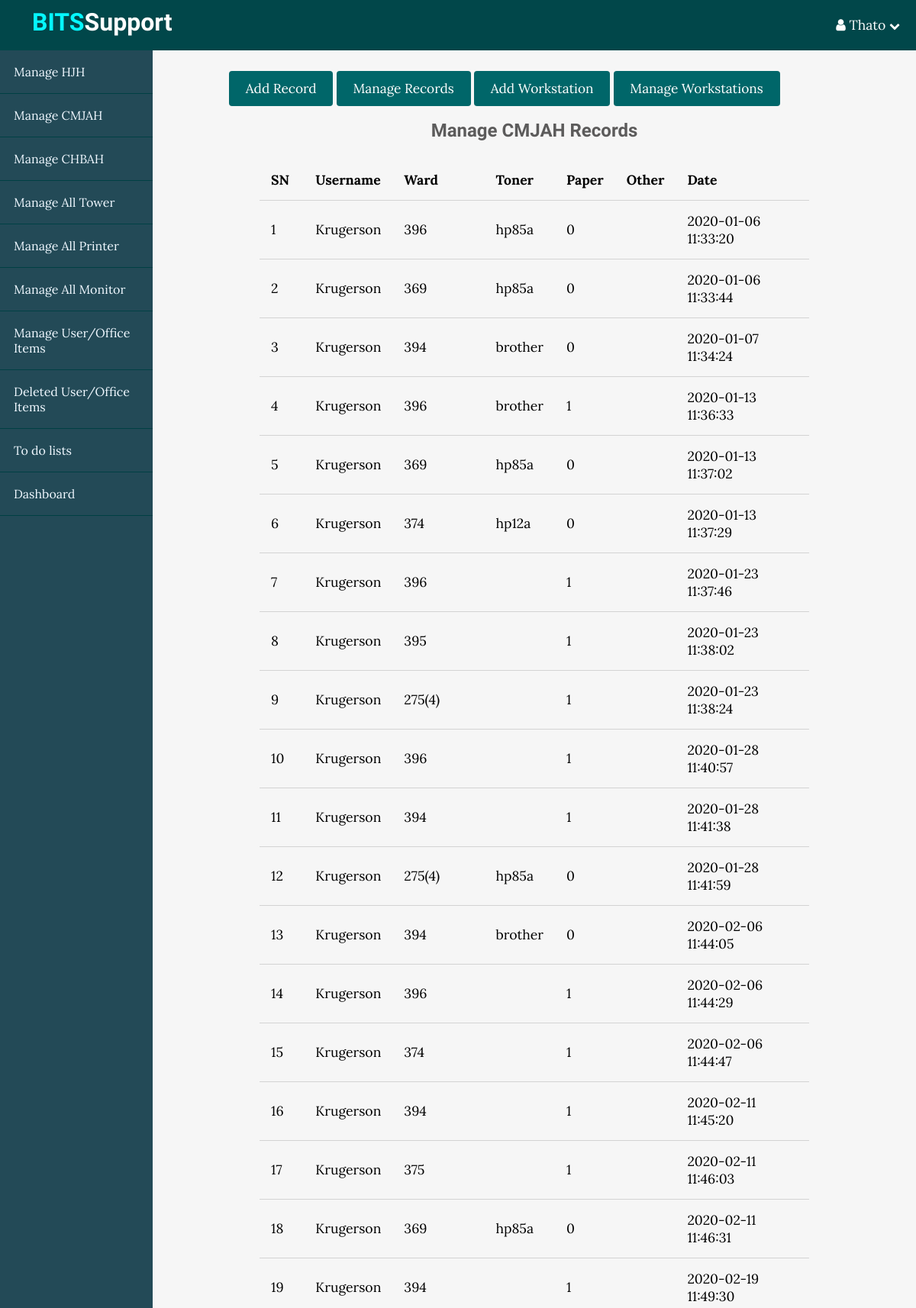
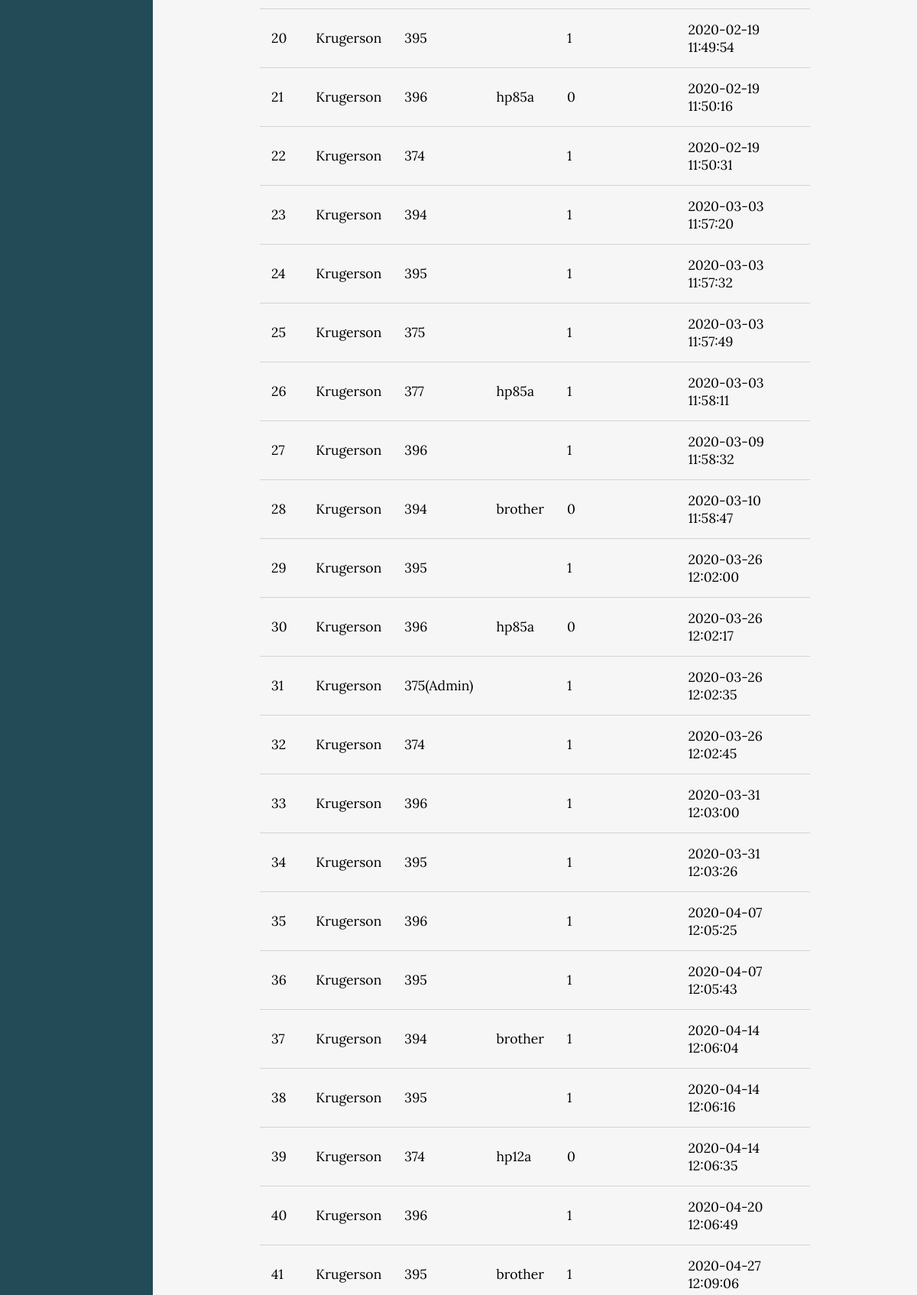
The page /BITS/usersCMJAHindex.php (signed in, upper part) on the database its author committed (2 pictures, top to bottom).
### tables this page shows
CREATE TABLE `cmjah` (
  `id` int(11) NOT NULL,
  `username` varchar(255) NOT NULL,
  `ward` varchar(11) NOT NULL,
  `replaced_toner` tinyint(4) NOT NULL,
  `type_of_toner` varchar(11) NOT NULL,
  `issued_paper` tinyint(4) NOT NULL,
  `quality_of_paper` int(11) NOT NULL,
  `other_issue` tinyint(4) NOT NULL,
  `specify_issue` varchar(255) NOT NULL,
  `comments` varchar(255) NOT NULL,
  `created_at` timestamp NOT NULL DEFAULT current_timestamp()
);

### BITS/app/database/db.php (called while the page is built, shortened)
<?php
require("connect.php");
function selectAll($table, $conditions = []){
    global $conn;
    $sql = "SELECT * FROM $table";
    if (empty($conditions)){
        $stmt = $conn->prepare($sql);
        $stmt->execute();
        $records = $stmt->get_result()->fetch_all(MYSQLI_ASSOC);
        return $records;
    }
}

### BITS/app/controllers/support.php (called while the page is built, shortened)
<?php
include(ROOT_PATH . "/app/database/db.php");
$cmjah_data = selectAll('cmjah');

### BITS/usersCMJAHindex.php (the view, shortened to what this page needs)
<?php
include(ROOT_PATH . "/app/controllers/support.php");
?>
<!DOCTYPE html>
<html lang="en">
<head>
    <link rel="stylesheet" href="https://maxcdn.bootstrapcdn.com/font-awesome/4.5.0/css/font-awesome.min.css">
    <link rel="stylesheet" href="assets/css/style.css">
    <link rel="stylesheet" href="assets/css/admin.css">
</head>
<body>
<?php include(ROOT_PATH . "/app/includes/adminHeader.php");?>
<div class="admin-wrapper">
    <?php include(ROOT_PATH . "/app/includes/userSidebar.php");?>
    <div class="admin-content">
        <div class="button-group">
            <a href="usersCMJAHcreate.php" class="btn btn-big">Add Record</a>
            <a href="usersCMJAHindex.php" class="btn btn-big">Manage Records</a>
            <a href="usersUserWorkstationCreate.php" class="btn btn-big">Add Workstation</a>
            <a href="cmjah_user_workstations.php" class="btn btn-big">Manage Workstations</a>
        </div>
        <div class="content">
            <h2 class="page-title">Manage CMJAH Records</h2>
            <table>
                <thead>
                <th>SN</th>
                <th>Username</th>
                <th>Ward</th>
                <th>Toner</th>
                <th>Paper</th>
                <th>Other</th>
                <th>Date</th>
                </thead>
                <tbody>
                <?php foreach ($cmjah_data as $key => $record): ?>
                    <tr>
                        <td><?php echo $key + 1; ?></td>
                        <td><?php echo $record['username']; ?></td>
                        <td><?php echo $record['ward']; ?></td>
                        <td><?php echo $record['type_of_toner']; ?></td>
                        <td><?php echo $record['quality_of_paper']; ?></td>
                        <td><?php echo $record['specify_issue']; ?></td>
                        <td><?php echo $record['created_at']; ?></td>
                    </tr>
                <?php endforeach; ?>
                </tbody>
            </table>
        </div>
    </div>
</div>
</body>
</html>

### BITS/assets/css/style.css (style rules this page uses)
* { box-sizing: border-box; }
html, body { height: 100%; padding: 0px; margin: 0px; background: #f6f6f6; font-family: 'Lora', Serif; }
h1, h2, h3, h4, h5, h6 { font-family: 'candal',Serif; color: #5c5b5b; margin: 5px; }
a { text-decoration: none; color: inherit; }
.btn { padding: 0.5rem 1rem; background: #006669; color: white; border: 1px solid transparent; border-radius: 0.25rem; font-size: 1.08em; font-family: 'Lora',Serif; }
.btn-big { padding: 0.7rem 1.3rem; line-height: 1.3rem; }
.content { width: 90%; margin: 30px auto 30px; }

### BITS/assets/css/admin.css (style rules this page uses)
.admin-wrapper { display: flex; height: calc(100% - 66px); }
.admin-wrapper .admin-content { flex: 8; height: 100%; padding: 40px 100px 100px; overflow-y: scroll; overflow-x: scroll; }
.admin-content .page-title { text-align: center; margin-bottom: 1.5rem; }
table { width: 100%; border-collapse: collapse; font-size: 1.1rem; }
th, td { padding: 15px; text-align: left; border-bottom: 1px solid #d3d3d3; }

### rows shown on the page
cmjah: username "Krugerson", ward "396", type_of_toner "hp85a", quality_of_paper "0", created_at "2020-01-06 11:33:20"
cmjah: username "Krugerson", ward "369", type_of_toner "hp85a", quality_of_paper "0", created_at "2020-01-06 11:33:44"
cmjah: username "Krugerson", ward "394", type_of_toner "brother", quality_of_paper "0", created_at "2020-01-07 11:34:24"
cmjah: username "Krugerson", ward "396", type_of_toner "brother", quality_of_paper "1", created_at "2020-01-13 11:36:33"
cmjah: username "Krugerson", ward "369", type_of_toner "hp85a", quality_of_paper "0", created_at "2020-01-13 11:37:02"
cmjah: username "Krugerson", ward "374", type_of_toner "hp12a", quality_of_paper "0", created_at "2020-01-13 11:37:29"
cmjah: username "Krugerson", ward "396", quality_of_paper "1", created_at "2020-01-23 11:37:46"
cmjah: username "Krugerson", ward "395", quality_of_paper "1", created_at "2020-01-23 11:38:02"
cmjah: username "Krugerson", ward "275(4)", quality_of_paper "1", created_at "2020-01-23 11:38:24"
cmjah: username "Krugerson", ward "396", quality_of_paper "1", created_at "2020-01-28 11:40:57"
cmjah: username "Krugerson", ward "394", quality_of_paper "1", created_at "2020-01-28 11:41:38"
cmjah: username "Krugerson", ward "275(4)", type_of_toner "hp85a", quality_of_paper "0", created_at "2020-01-28 11:41:59"
cmjah: username "Krugerson", ward "394", type_of_toner "brother", quality_of_paper "0", created_at "2020-02-06 11:44:05"
cmjah: username "Krugerson", ward "396", quality_of_paper "1", created_at "2020-02-06 11:44:29"
cmjah: username "Krugerson", ward "374", quality_of_paper "1", created_at "2020-02-06 11:44:47"
cmjah: username "Krugerson", ward "394", quality_of_paper "1", created_at "2020-02-11 11:45:20"
cmjah: username "Krugerson", ward "375", quality_of_paper "1", created_at "2020-02-11 11:46:03"
cmjah: username "Krugerson", ward "369", type_of_toner "hp85a", quality_of_paper "0", created_at "2020-02-11 11:46:31"
cmjah: username "Krugerson", ward "394", quality_of_paper "1", created_at "2020-02-19 11:49:30"
cmjah: username "Krugerson", ward "395", quality_of_paper "1", created_at "2020-02-19 11:49:54"
cmjah: username "Krugerson", ward "396", type_of_toner "hp85a", quality_of_paper "0", created_at "2020-02-19 11:50:16"
cmjah: username "Krugerson", ward "374", quality_of_paper "1", created_at "2020-02-19 11:50:31"
cmjah: username "Krugerson", ward "394", quality_of_paper "1", created_at "2020-03-03 11:57:20"
cmjah: username "Krugerson", ward "395", quality_of_paper "1", created_at "2020-03-03 11:57:32"
cmjah: username "Krugerson", ward "375", quality_of_paper "1", created_at "2020-03-03 11:57:49"
cmjah: username "Krugerson", ward "377", type_of_toner "hp85a", quality_of_paper "1", created_at "2020-03-03 11:58:11"
cmjah: username "Krugerson", ward "396", quality_of_paper "1", created_at "2020-03-09 11:58:32"
cmjah: username "Krugerson", ward "394", type_of_toner "brother", quality_of_paper "0", created_at "2020-03-10 11:58:47"
cmjah: username "Krugerson", ward "395", quality_of_paper "1", created_at "2020-03-26 12:02:00"
cmjah: username "Krugerson", ward "396", type_of_toner "hp85a", quality_of_paper "0", created_at "2020-03-26 12:02:17"
cmjah: username "Krugerson", ward "375(Admin)", quality_of_paper "1", created_at "2020-03-26 12:02:35"
cmjah: username "Krugerson", ward "374", quality_of_paper "1", created_at "2020-03-26 12:02:45"
cmjah: username "Krugerson", ward "396", quality_of_paper "1", created_at "2020-03-31 12:03:00"
cmjah: username "Krugerson", ward "395", quality_of_paper "1", created_at "2020-03-31 12:03:26"
cmjah: username "Krugerson", ward "396", quality_of_paper "1", created_at "2020-04-07 12:05:25"
cmjah: username "Krugerson", ward "395", quality_of_paper "1", created_at "2020-04-07 12:05:43"
cmjah: username "Krugerson", ward "394", type_of_toner "brother", quality_of_paper "1", created_at "2020-04-14 12:06:04"
cmjah: username "Krugerson", ward "395", quality_of_paper "1", created_at "2020-04-14 12:06:16"
cmjah: username "Krugerson", ward "374", type_of_toner "hp12a", quality_of_paper "0", created_at "2020-04-14 12:06:35"
cmjah: username "Krugerson", ward "396", quality_of_paper "1", created_at "2020-04-20 12:06:49"
cmjah: username "Krugerson", ward "395", type_of_toner "brother", quality_of_paper "1", created_at "2020-04-27 12:09:06"

### other values the page prints
$_SESSION['username'] "Thato"
